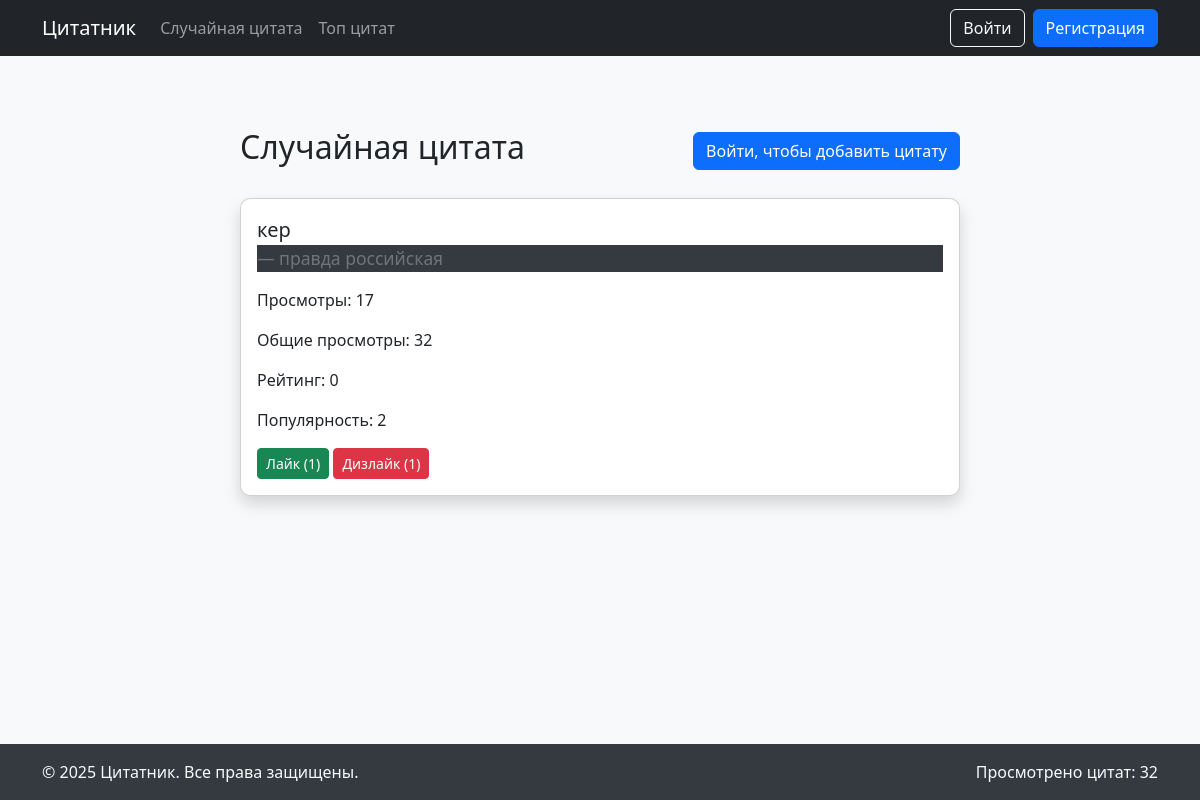
The page / on the database its author committed.
### main/models.py (models this page shows, shortened)
class Post(models.Model):
    quote = models.TextField("Цитата", unique=True)
    weight = models.IntegerField("Вес цитаты", default=1)
    likes = models.PositiveBigIntegerField(
        "Лайки", validators=[MinValueValidator(0)], default=0
    )
    dislikes = models.PositiveBigIntegerField(
        "Дизлайки", validators=[MinValueValidator(0)], default=0
    )
    views = models.PositiveBigIntegerField("Просмотры", default=0)
    created_at = models.DateTimeField("Дата создания", auto_now_add=True)
    source = models.ForeignKey(
        Source,
        verbose_name="Источник",
        on_delete=models.CASCADE,
        related_name="post_set",
    )
    liked_by = models.ManyToManyField(
        User, related_name="liked_posts", blank=True
    )
    added_by = models.ForeignKey(
        User,
        verbose_name="Добавил",
        on_delete=models.SET_NULL,
        null=True,
        blank=True,
        related_name="added_posts",
    )
    class Meta:
        verbose_name = "Пост"
        verbose_name_plural = "Посты"
        ordering = ["likes"]
        constraints = [
            models.UniqueConstraint(fields=["quote"], name="unique_post"),
        ]
    @property
    def rating(self):
        return self.likes - self.dislikes
    @property
    def popularity_score(self):
        return (self.likes * 2) - self.dislikes + (self.views // 10)

class Source(models.Model):
    name = models.CharField("Имя источника", max_length=128)
    class Meta:
        verbose_name = "Источник"
        verbose_name_plural = "Источники"
        ordering = ["name"]
        constraints = [
            models.UniqueConstraint(fields=["name"], name="unique_source"),
        ]

### main/views.py (the view)
# urls.py: path("", RandomQuoteView.as_view(), name="random_quote"),
class RandomQuoteView(View):
    def get(self, request):
        posts = Post.objects.all().select_related("source")
        print("Rendering RandomQuoteView with template: index.html")
        print("Posts count:", posts.count())
        if not posts.exists():
            print("No posts found")
            return render(
                request, "index.html", {"error": "Нет цитат в базе данных"}
            )
        weights = [post.weight for post in posts]
        random_post = random.choices(list(posts), weights=weights, k=1)[0]
        Post.objects.filter(pk=random_post.pk).update(
            views=models.F("views") + 1
        )
        random_post.views += 1
        total_views = (
            Post.objects.aggregate(total_views=models.Sum("views"))[
                "total_views"
            ]
            or 0
        )
        print("Selected post:", random_post.quote)
        return render(
            request,
            "index.html",
            {"post": random_post, "total_views": total_views},
        )

### templates/index.html (shortened to what this page needs)
{% extends 'base.html' %}
{% block content %}
<div class="container mt-5">
    <div class="row justify-content-center">
        <div class="col-md-8">
            <div class="d-flex justify-content-between align-items-center mb-4">
                <h2>Случайная цитата</h2>
                {% if user.is_authenticated %}
                    <a href="{% url 'main:add_quote' %}" class="btn btn-primary">Добавить цитату</a>
                {% else %}
                    <a href="{% url 'main:login' %}" class="btn btn-primary">Войти, чтобы добавить цитату</a>
                {% endif %}
            </div>
            {% if error %}
                <div class="alert alert-warning" role="alert">
                    {{ error }}
                </div>
            {% elif post %}
                <div class="card shadow quote-card">
                    <div class="card-body">
                        <blockquote class="blockquote mb-0">
                            <p>{{ post.quote }}</p>
                            <footer class="blockquote-footer">{{ post.source.name }}</footer>
                        </blockquote>
                        <div class="mt-3">
                            <p>Просмотры: {{ post.views }}</p>
                            <p>Общие просмотры: {{ total_views }}</p>
                            <p>Рейтинг: {{ post.rating }}</p>
                            <p>Популярность: {{ post.popularity_score }}</p>
                            <form method="post" action="{% url 'main:vote' pk=post.pk action='like' %}" class="d-inline">
                                <button type="submit" class="btn btn-success btn-sm">Лайк ({{ post.likes }})</button>
                            </form>
                            <form method="post" action="{% url 'main:vote' pk=post.pk action='dislike' %}" class="d-inline">
                                <button type="submit" class="btn btn-danger btn-sm">Дизлайк ({{ post.dislikes }})</button>
                            </form>
                        </div>
                    </div>
                </div>
            {% endif %}
        </div>
    </div>
</div>
{% endblock %}

### templates/base.html (style rules this page uses)
body { display: flex; flex-direction: column; min-height: 100vh; background-color: #f8f9fa; }
.quote-card { transition: all 0.3s ease; border-radius: 10px; overflow: hidden; }
footer { background-color: #343a40; color: #f8f9fa; }

### rows shown on the page
Post: quote "кер", source.name "правда российская", views "17", rating "0", popularity_score "2", likes "1", dislikes "1"

### other values the page prints
{{ total_views }} "32"
{{ total_views|default:"0" }} "32"
